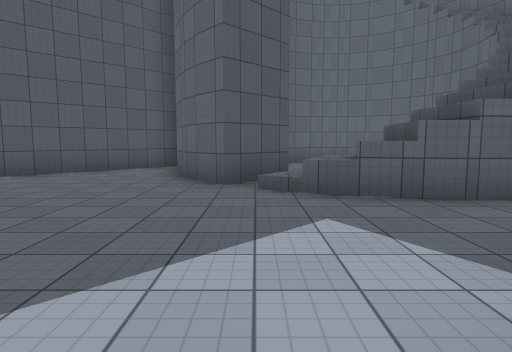
[1] (above)

21 first-person views from a walk through a scene from a Unity 3-D project. The camera is 1.4 m above the floor, tilts 6° down and sees 75° across. The floor is counted in squares, 2 m on a side. Each view is taken from the middle of a square. On the plan, view 1 faces up. The plan holds only what a view shows up to about 10 squares ahead; the rest is blank. The place goes on beyond the plan. Surface patterns are stand-ins for the level's own textures.

[2]
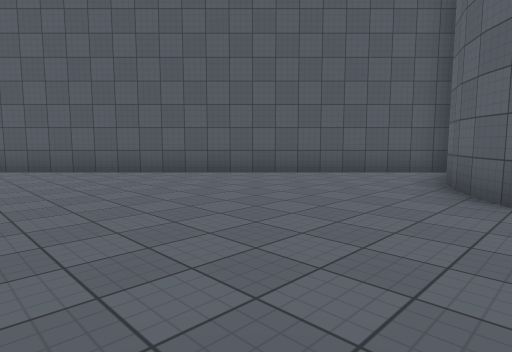

[3]
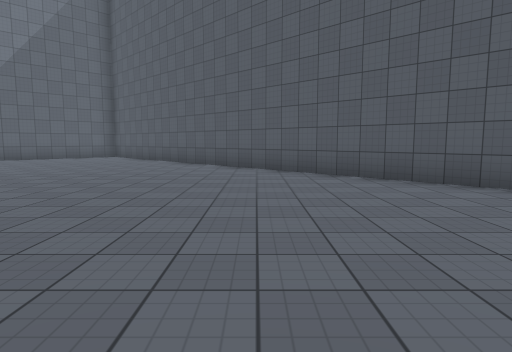

[4]
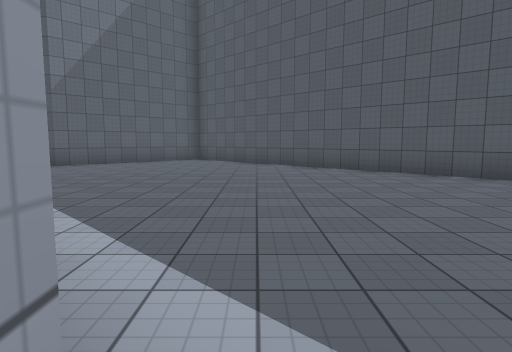

[5]
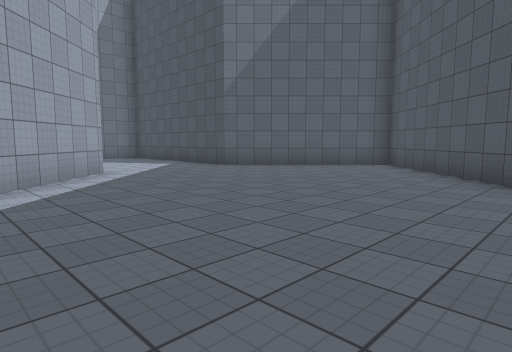

[6]
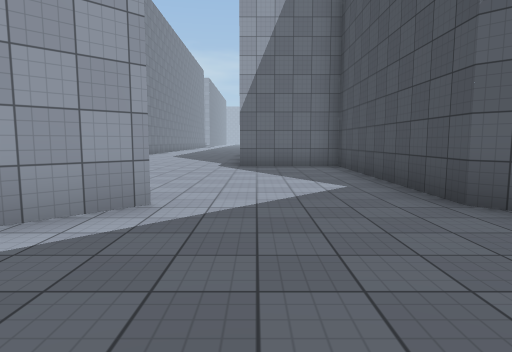

[7]
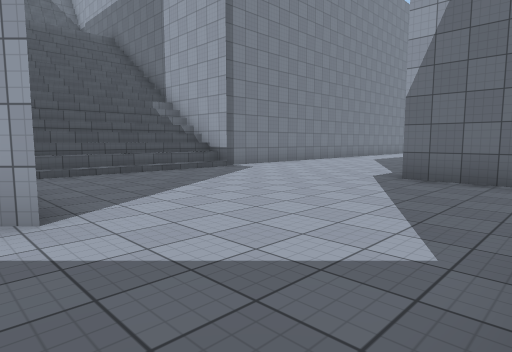

[8]
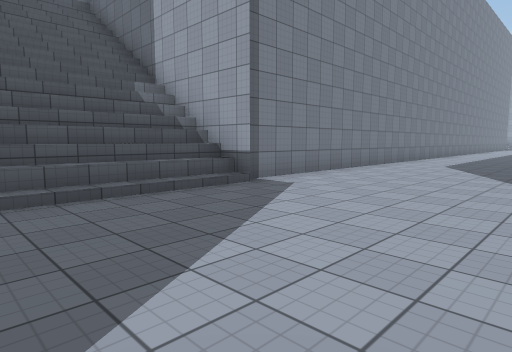

[9]
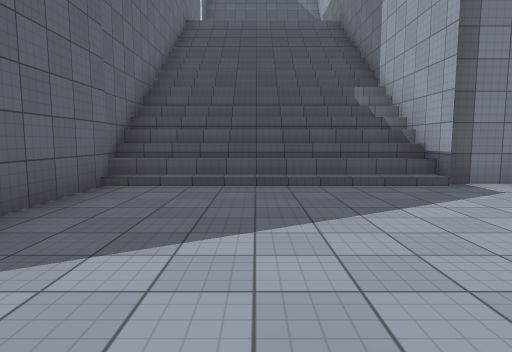

[10]
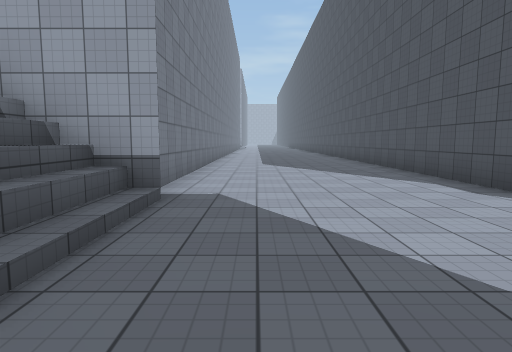

[11]
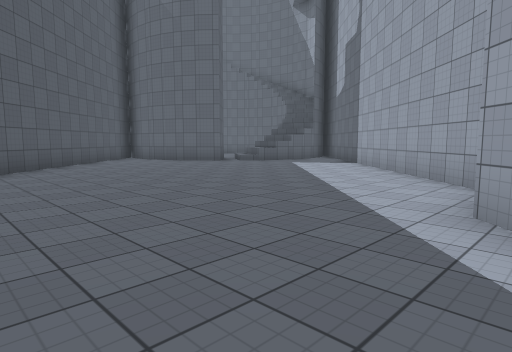

[12]
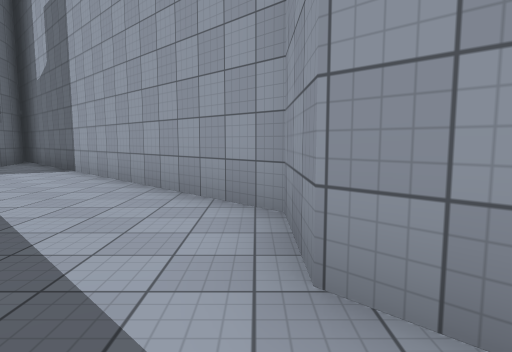

[13]
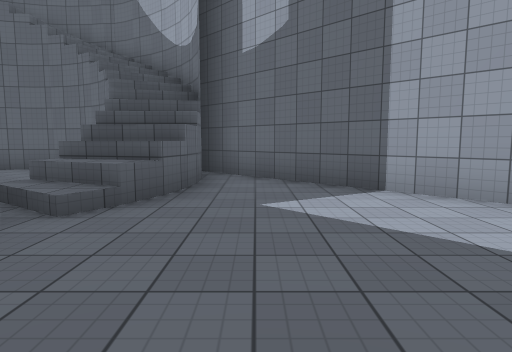

[14]
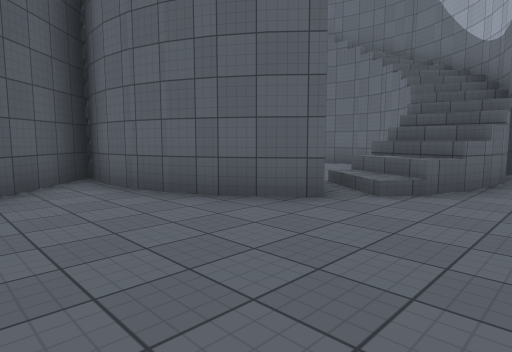

[15]
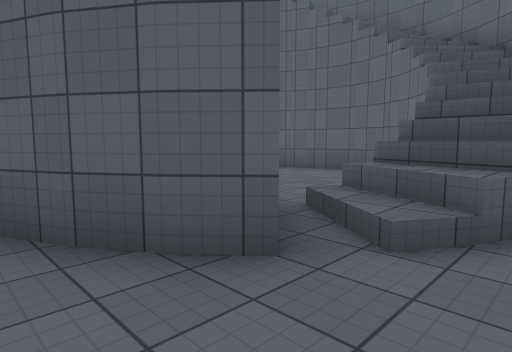

[16]
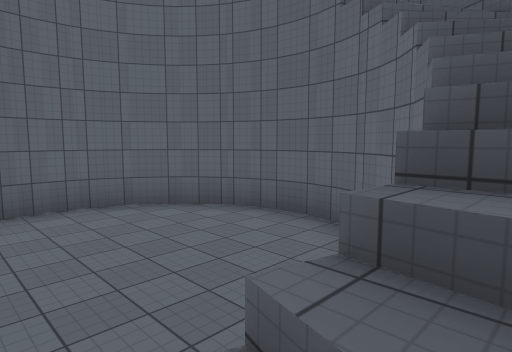

[17]
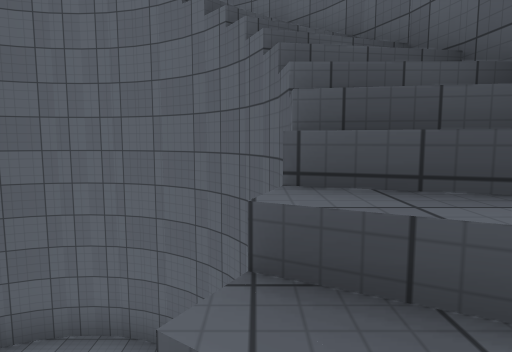

[18]
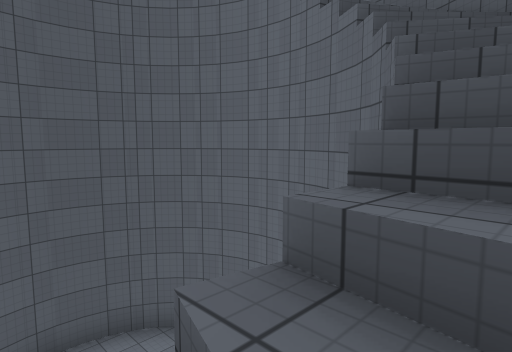

[19]
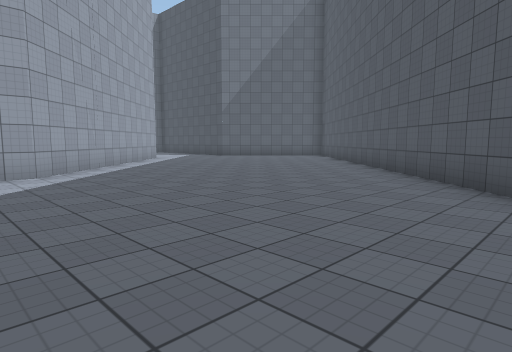

[20]
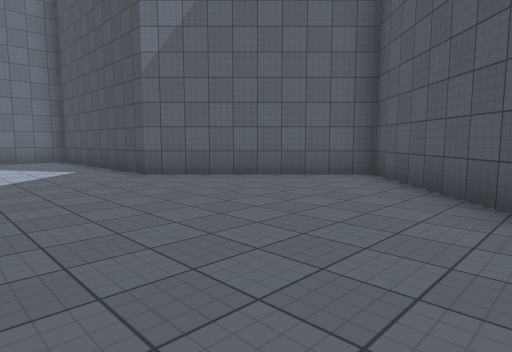

[21]
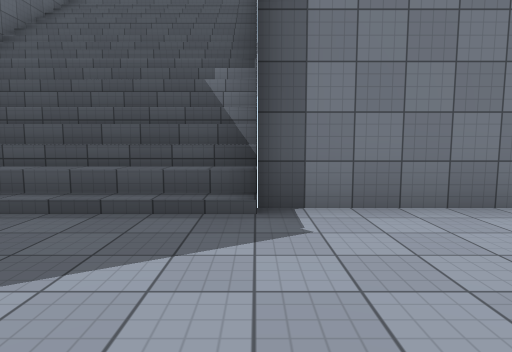

### Floor plan
Key: @ floor where view 1 was taken; # wall or solid block; . main floor; : floor 19 m higher than the main floor; / step, stairs or slope; = window, fence, low wall or low ledge; v drop or lower ground.
Columns run from 17 left of view 1 to 7 right of it. Each row starts with its distance up from view 1.
 13                     ##
 12                       ##
 11                   /////##
 10                # /....//#
  9              ### #....#/#
  8             ##.# v....//#
  7            ##..###....#/#
  6           ##....##//.#//
  5          ##......//////
  4         ##........=v/#
  3        ##.........../:
  2       ##............#
  1      ##............##
  0     ##...........@##
 -1    ##............##
 -2   ##............##
 -3  ##............##
 -4 ##..........####
 -5 #..........##
 -6 ##........##
 -7  ##......##
 -8   ##....##########
 -9    #....#..////////
-10    #.......////////
-11    #.......////////
-12    #.......////////
-13    #.......////////
-14    #......./#######
-15    ####.....#
-16       #.....#
-17       #.....#
-18       #.....#
-19       #.....#
-20       #.....#

Positions as (right, up) in squares from view 1, and headings:
1: (0, 0), facing up
2: (0, 1), facing up-left
3: (-2, 1), facing left
4: (-4, -3), facing left
5: (-7, -1), facing down-left
6: (-11, -5), facing down
7: (-13, -8), facing down-right
8: (-10, -10), facing down-right
9: (-11, -11), facing right
10: (-7, -10), facing down
11: (-8, -4), facing up-right
12: (-6, -3), facing right
13: (-3, 3), facing right
14: (-4, 3), facing up-right
15: (-2, 4), facing up-right
16: (1, 5), facing up-right
17: (5, 6), facing up
18: (6, 7), facing up-left
19: (-3, 4), facing down-left
20: (-10, -2), facing down-left
21: (-9, -14), facing right
